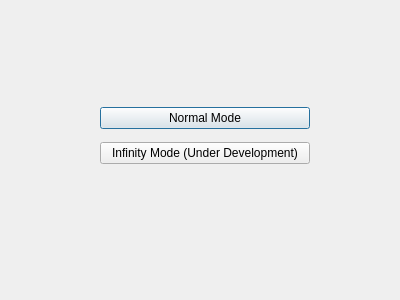
<?xml version="1.0" encoding="UTF-8"?>
<ui version="4.0">
 <class>GameMode</class>
 <widget class="QDialog" name="GameMode">
  <property name="geometry">
   <rect>
    <x>0</x>
    <y>0</y>
    <width>400</width>
    <height>300</height>
   </rect>
  </property>
  <property name="windowTitle">
   <string>Dialog</string>
  </property>
  <widget class="QWidget" name="verticalLayoutWidget">
   <property name="geometry">
    <rect>
     <x>100</x>
     <y>100</y>
     <width>210</width>
     <height>71</height>
    </rect>
   </property>
   <layout class="QVBoxLayout" name="verticalLayout">
    <item>
     <widget class="QPushButton" name="pushButton_normal">
      <property name="text">
       <string>Normal Mode</string>
      </property>
     </widget>
    </item>
    <item>
     <widget class="QPushButton" name="pushButton_infinity">
      <property name="text">
       <string>Infinity Mode (Under Development)</string>
      </property>
     </widget>
    </item>
   </layout>
  </widget>
 </widget>
 <resources/>
 <connections/>
</ui>
